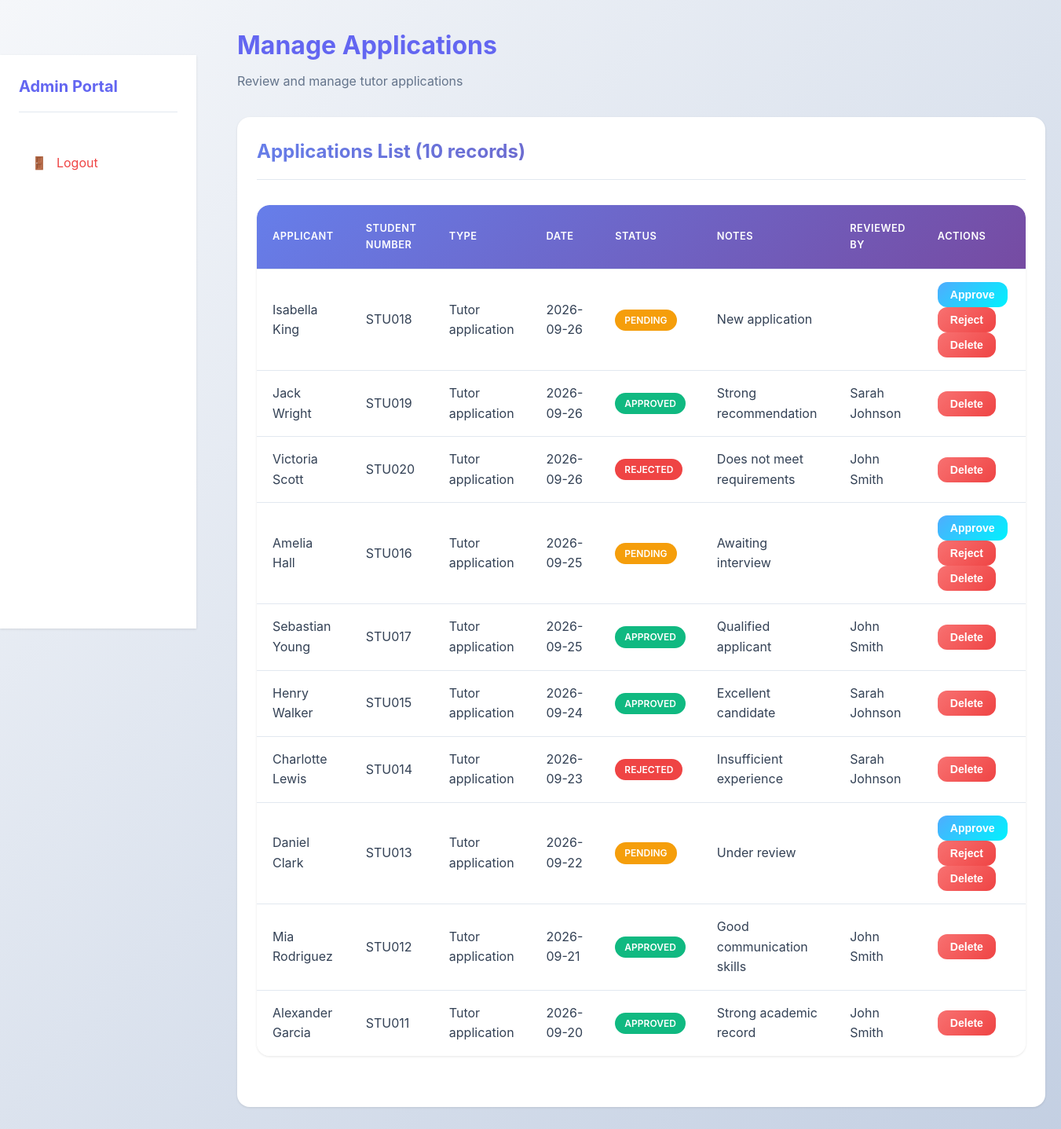
The app's page /admin/applications.php (signed in) with its own data.
### tables this page shows
CREATE TABLE applications (
    application_id INT AUTO_INCREMENT PRIMARY KEY,
    student_id INT,
    application_date DATE NOT NULL,
    application_type ENUM('tutor_application', 'other') DEFAULT 'tutor_application',
    status ENUM('pending', 'approved', 'rejected') DEFAULT 'pending',
    admin_id INT,
    notes TEXT,
    created_at TIMESTAMP DEFAULT CURRENT_TIMESTAMP,
    FOREIGN KEY (student_id) REFERENCES students(student_id) ON DELETE SET NULL,
    FOREIGN KEY (admin_id) REFERENCES admins(admin_id) ON DELETE SET NULL
);

CREATE TABLE students (
    student_id INT AUTO_INCREMENT PRIMARY KEY,
    student_number VARCHAR(20) NOT NULL UNIQUE,
    first_name VARCHAR(50) NOT NULL,
    last_name VARCHAR(50) NOT NULL,
    email VARCHAR(100) NOT NULL UNIQUE,
    password VARCHAR(255) NOT NULL,
    program_id INT,
    created_at TIMESTAMP DEFAULT CURRENT_TIMESTAMP,
    FOREIGN KEY (program_id) REFERENCES programs(program_id) ON DELETE SET NULL
);

### includes/functions.php (called while the page is built, shortened)
<?php
function formatDate($date, $format = 'Y-m-d') {
    return date($format, strtotime($date));
}
function getApplicationStatusBadge($status) {
    $badges = [
        'pending' => 'badge-warning',
        'approved' => 'badge-success',
        'rejected' => 'badge-danger'
    ];
    return $badges[$status] ?? 'badge-secondary';
}
function truncateText($text, $length = 50) {
    if (strlen($text) <= $length) {
        return $text;
    }
    return substr($text, 0, $length) . '...';
}
?>

### admin/applications.php (the view, shortened to what this page needs)
<?php
require_once '../config/database.php';
require_once '../includes/functions.php';
$applications = $pdo->query("
    SELECT a.*, s.first_name as student_first_name, s.last_name as student_last_name, s.student_number,
    ad.first_name as admin_first_name, ad.last_name as admin_last_name
    FROM applications a
    LEFT JOIN students s ON a.student_id = s.student_id
    LEFT JOIN admins ad ON a.admin_id = ad.admin_id
    ORDER BY a.application_date DESC
")->fetchAll();
?>
<!DOCTYPE html>
<html lang="en">
<head>
    <link rel="stylesheet" href="../assets/css/style.css">
</head>
<body>
    <div class="dashboard-layout">
        <?php include '../includes/sidebar.php'; ?>
        <div class="main-content">
            <div class="container-fluid">
                <div class="page-header">
                    <h1>Manage Applications</h1>
                    <p>Review and manage tutor applications</p>
                </div>
                <div class="card">
                    <div class="card-header">
                        <h2>Applications List (<?php echo count($applications); ?> records)</h2>
                    </div>
                    <div class="card-body">
                        <div class="table-responsive">
                            <table>
                                <thead>
                                    <tr>
                                        <th>Applicant</th>
                                        <th>Student Number</th>
                                        <th>Type</th>
                                        <th>Date</th>
                                        <th>Status</th>
                                        <th>Notes</th>
                                        <th>Reviewed By</th>
                                        <th>Actions</th>
                                    </tr>
                                </thead>
                                <tbody>
                                    <?php foreach ($applications as $app): ?>
                                    <tr>
                                        <td><?php echo htmlspecialchars($app['student_first_name'] . ' ' . $app['student_last_name'] ?? 'N/A'); ?></td>
                                        <td><?php echo htmlspecialchars($app['student_number'] ?? 'N/A'); ?></td>
                                        <td><?php echo ucfirst(str_replace('_', ' ', $app['application_type'])); ?></td>
                                        <td><?php echo formatDate($app['application_date']); ?></td>
                                        <td><span class="badge <?php echo getApplicationStatusBadge($app['status']); ?>"><?php echo ucfirst($app['status']); ?></span></td>
                                        <td><?php echo truncateText(htmlspecialchars($app['notes'] ?? 'N/A'), 30); ?></td>
                                        <td><?php echo htmlspecialchars($app['admin_first_name'] . ' ' . $app['admin_last_name'] ?? 'Not reviewed'); ?></td>
                                        <td>
                                            <?php if ($app['status'] === 'pending'): ?>
                                                <form method="POST" action="" style="display: inline;">
                                                    <button type="submit" class="btn btn-sm btn-success">Approve</button>
                                                </form>
                                                <form method="POST" action="" style="display: inline;">
                                                    <button type="submit" class="btn btn-sm btn-danger">Reject</button>
                                                </form>
                                            <?php endif; ?>
                                            <form method="POST" action="" style="display: inline;" onsubmit="return confirm('Are you sure you want to delete this application?');">
                                                <button type="submit" class="btn btn-sm btn-danger">Delete</button>
                                            </form>
                                        </td>
                                    </tr>
                                    <?php endforeach; ?>
                                </tbody>
                            </table>
                        </div>
                    </div>
                </div>
            </div>
        </div>
    </div>
</body>
</html>

### assets/css/style.css (style rules this page uses)
:root { --primary-color: #6366f1; --primary-dark: #4f46e5; --primary-light: #818cf8; --secondary-color: #8b5cf6; --success-color: #10b981; --danger-color: #ef4444; --warning-color: #f59e0b; --info-color: #06b6d4; --light-color: #f8fafc; --dark-color: #1e293b; --border-color: #e2e8f0; --text-color: #334155; --text-muted: #64748b; --white: #ffffff; --shadow: 0 1px 3px rgba(0, 0, 0, 0.1); --shadow-lg: 0 10px 25px rgba(0, 0, 0, 0.15); --shadow-xl: 0 20px 40px rgba(0, 0, 0, 0.2); --radius: 12px; --radius-lg: 16px; --gradient-primary: linear-gradient(135deg, #667eea 0%, #764ba2 100%); --gradient-secondary: linear-gradient(135deg, #f093fb 0%, #f5576c 100%); --gradient-success: linear-gradient(135deg, #4facfe 0%, #00f2fe 100%); }
* { margin: 0; padding: 0; box-sizing: border-box; }
body { font-family: -apple-system, BlinkMacSystemFont, 'Segoe UI', Roboto, 'Helvetica Neue', Arial, sans-serif; line-height: 1.6; color: var(--text-color); background: linear-gradient(135deg, #f5f7fa 0%, #c3cfe2 100%); min-height: 100vh; display: flex; flex-direction: column; }
html { scroll-behavior: smooth; }
.container-fluid { width: 100%; padding: 0 20px; }
.btn { display: inline-block; padding: 0.85rem 1.75rem; border: none; border-radius: var(--radius); font-size: 1rem; font-weight: 600; text-decoration: none; cursor: pointer; transition: all 0.3s ease; text-align: center; position: relative; overflow: hidden; transform: translateY(0); }
.btn::before { content: ''; position: absolute; top: 50%; left: 50%; width: 0; height: 0; border-radius: 50%; background: rgba(255, 255, 255, 0.3); transform: translate(-50%, -50%); transition: width 0.6s, height 0.6s; }
.btn-success { background: var(--gradient-success); color: var(--white); }
.btn-danger { background: linear-gradient(135deg, #f87171 0%, #ef4444 100%); color: var(--white); }
.btn-sm { padding: 0.5rem 1rem; font-size: 0.875rem; }
.card { background: var(--white); border-radius: var(--radius-lg); box-shadow: var(--shadow); padding: 1.5rem; margin-bottom: 1.5rem; transition: all 0.3s ease; border: 1px solid transparent; }
.card-header { border-bottom: 1px solid var(--border-color); padding-bottom: 1rem; margin-bottom: 1rem; }
.card-header h2, .card-header h3 { background: var(--gradient-primary); -webkit-background-clip: text; -webkit-text-fill-color: transparent; background-clip: text; margin: 0; }
.card-body { padding: 1rem 0; }
.table-responsive { overflow-x: auto; margin-bottom: 1.5rem; border-radius: var(--radius-lg); box-shadow: var(--shadow); }
table { width: 100%; border-collapse: separate; border-spacing: 0; background-color: var(--white); border-radius: var(--radius-lg); overflow: hidden; }
table thead { background: var(--gradient-primary); color: var(--white); }
table th, table td { padding: 1rem 1.25rem; text-align: left; border-bottom: 1px solid var(--border-color); transition: background-color 0.3s ease; }
table th { font-weight: 600; text-transform: uppercase; font-size: 0.8rem; letter-spacing: 0.5px; padding: 1.25rem; }
table tbody tr { transition: all 0.3s ease; }
table tbody tr:last-child td { border-bottom: none; }
.badge { display: inline-block; padding: 0.25rem 0.75rem; border-radius: 9999px; font-size: 0.75rem; font-weight: 600; text-transform: uppercase; }
.badge-success { background-color: var(--success-color); color: var(--white); }
.badge-danger { background-color: var(--danger-color); color: var(--white); }
.badge-warning { background-color: var(--warning-color); color: var(--white); }
.dashboard-layout { display: grid; grid-template-columns: 250px 1fr; gap: 2rem; min-height: calc(100vh - 70px); }
.main-content { padding: 2rem 0; }
.page-header { margin-bottom: 2rem; }
.page-header h1 { color: var(--primary-color); margin-bottom: 0.5rem; }
.page-header p { color: var(--text-muted); }

### records on screen
applications: student.last_name "Isabella King", student.student_number "STU018", application_type "Tutor application", application_date "2026-09-26", status "PENDING", notes "New application"
applications: student.last_name "Jack Wright", student.student_number "STU019", application_type "Tutor application", application_date "2026-09-26", status "APPROVED", notes "Strong recommendation", admin.last_name "Sarah Johnson"
applications: student.last_name "Victoria Scott", student.student_number "STU020", application_type "Tutor application", application_date "2026-09-26", status "REJECTED", notes "Does not meet requirements", admin.last_name "John Smith"
applications: student.last_name "Amelia Hall", student.student_number "STU016", application_type "Tutor application", application_date "2026-09-25", status "PENDING", notes "Awaiting interview"
applications: student.last_name "Sebastian Young", student.student_number "STU017", application_type "Tutor application", application_date "2026-09-25", status "APPROVED", notes "Qualified applicant", admin.last_name "John Smith"
applications: student.last_name "Henry Walker", student.student_number "STU015", application_type "Tutor application", application_date "2026-09-24", status "APPROVED", notes "Excellent candidate", admin.last_name "Sarah Johnson"
applications: student.last_name "Charlotte Lewis", student.student_number "STU014", application_type "Tutor application", application_date "2026-09-23", status "REJECTED", notes "Insufficient experience", admin.last_name "Sarah Johnson"
applications: student.last_name "Daniel Clark", student.student_number "STU013", application_type "Tutor application", application_date "2026-09-22", status "PENDING", notes "Under review"
applications: student.last_name "Mia Rodriguez", student.student_number "STU012", application_type "Tutor application", application_date "2026-09-21", status "APPROVED", notes "Good communication skills", admin.last_name "John Smith"
applications: student.last_name "Alexander Garcia", student.student_number "STU011", application_type "Tutor application", application_date "2026-09-20", status "APPROVED", notes "Strong academic record", admin.last_name "John Smith"

### other values on screen
getCurrentUserRole() "Admin"
count($applications) "10"
